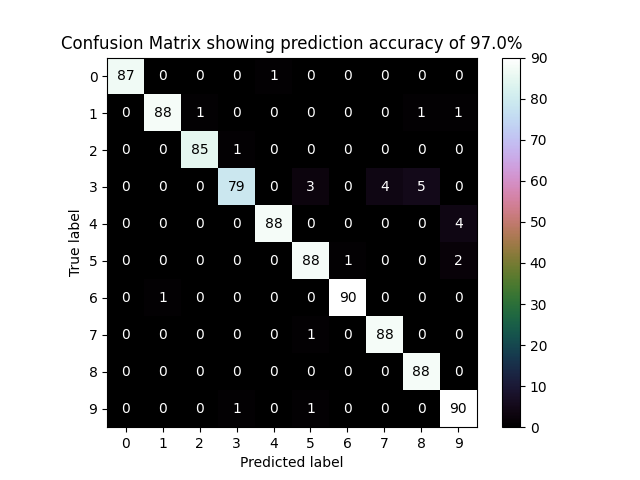

This figure's Python source:
# Standard scientific Python imports
import matplotlib.pyplot as plt

# Import datasets, classifiers and performance metrics
from sklearn import datasets, svm, metrics
from sklearn.model_selection import train_test_split
from sklearn.metrics import accuracy_score

digits = datasets.load_digits()

# flatten the images
n_samples = len(digits.images)
data = digits.images.reshape((n_samples, -1))

# Create a classifier: a support vector classifier
clf = svm.SVC(gamma=0.001)

# Split data into 50% train and 50% test subsets
X_train, X_test, y_train, y_test = train_test_split(
    data, digits.target, test_size=0.5, shuffle=False)

# Learn the digits on the train subset
clf.fit(X_train, y_train)

# Predict the value of the digit on the test subset
predicted = clf.predict(X_test)

_, axes = plt.subplots(nrows=1, ncols=4, figsize=(10, 3))
for ax, image, prediction in zip(axes, X_test, predicted):
    ax.set_axis_off()
    image = image.reshape(8, 8)
    ax.imshow(image, cmap=plt.cm.binary, interpolation='nearest')
    ax.set_title(f'Prediction: {prediction}')
plt.suptitle("Visualisation of image samples shown with their predicted digit value")
plt.show()

disp = metrics.plot_confusion_matrix(clf, X_test, y_test, cmap='cubehelix')
# we are only using half the dataset for testing so we index the latter half
plt.title("Confusion Matrix showing prediction accuracy of " +
                  str(round(accuracy_score(digits.target[898:], predicted), 2) * 100) + "%")
print(f"Confusion matrix:\n{disp.confusion_matrix}")

plt.show()
